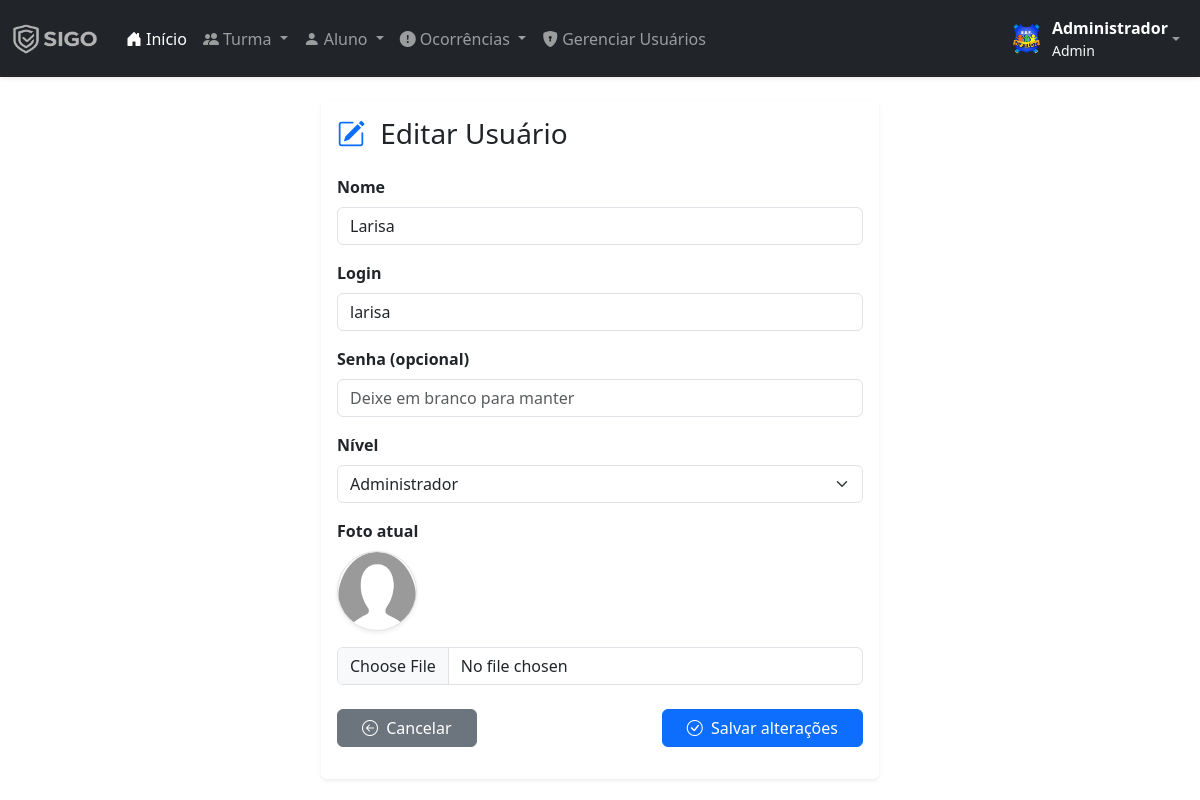
The page /usuarios-editar.php?id=5 (signed in) on the database its author committed.
### tables this page shows
CREATE TABLE `usuarios` (
  `id` int(11) NOT NULL,
  `nome` varchar(100) NOT NULL,
  `login` varchar(50) NOT NULL,
  `senha` varchar(255) NOT NULL,
  `nivel` enum('admin','usuario') DEFAULT 'usuario',
  `foto` varchar(255) DEFAULT NULL
);

### usuarios-editar.php (the view, shortened to what this page needs)
<?php
require('includes/conexao.php');
$id = intval($_GET['id']);
$result = mysqli_query($conn, "SELECT * FROM usuarios WHERE id = $id LIMIT 1");
$user = mysqli_fetch_assoc($result);
include('layout/head.php');
include('layout/menu.php');
?>
<div class="container py-4">
    <div class="card shadow-sm border-0 col-lg-6 mx-auto">
        <div class="card-body">
            <h3 class="mb-4">
                <i class="bi bi-pencil-square text-primary me-2"></i>
                Editar Usuário
            </h3>
            <form action="acoes/usuario_editar.php" method="POST" enctype="multipart/form-data">
                <div class="mb-3">
                    <label class="form-label fw-semibold">Nome</label>
                    <input type="text" name="nome" class="form-control"
                           value="<?= htmlspecialchars($user['nome']) ?>" required>
                </div>
                <div class="mb-3">
                    <label class="form-label fw-semibold">Login</label>
                    <input type="text" name="login" class="form-control"
                           value="<?= htmlspecialchars($user['login']) ?>" required>
                </div>
                <div class="mb-3">
                    <label class="form-label fw-semibold">Senha (opcional)</label>
                    <input type="password" name="senha" class="form-control"
                           placeholder="Deixe em branco para manter">
                </div>
                <div class="mb-3">
                    <label class="form-label fw-semibold">Nível</label>
                    <select name="nivel" class="form-select">
                        <option value="admin" <?= $user['nivel'] === 'admin' ? 'selected' : '' ?>>
                            Administrador
                        </option>
                    </select>
                </div>
                <div class="mb-3">
                    <label class="form-label fw-semibold">Foto atual</label><br>
                    <img src="<?= $user['foto'] ?: 'assets/img/user-placeholder.png' ?>"
                         width="80" height="80"
                         class="rounded-circle shadow-sm mb-2 border">
                    <input type="file" name="foto" class="form-control mt-2" accept="image/*">
                </div>
                <div class="d-flex justify-content-between mt-4">
                    <a href="usuarios-listar.php" class="btn btn-secondary px-4">
                        <i class="bi bi-arrow-left-circle me-1"></i> Cancelar
                    </a>
                    <button type="submit" class="btn btn-primary px-4">
                        <i class="bi bi-check-circle me-1"></i> Salvar alterações
                    </button>
                </div>
            </form>
        </div>
    </div>
</div>

### rows shown on the page
usuarios: nome "Larisa", login "larisa", nivel "Administrador"

### other values the page prints
$usuarioNome "Administrador"
$usuarioNivel "Admin"
